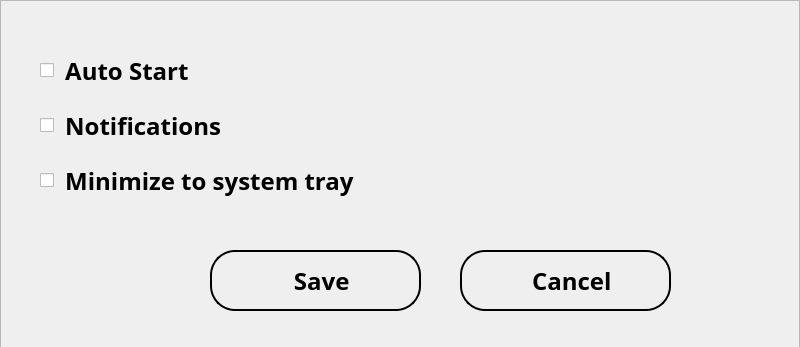
<?xml version="1.0" encoding="UTF-8"?>
<ui version="4.0">
 <class>MainWindow</class>
 <widget class="QDialog" name="MainWindow">
  <property name="geometry">
   <rect>
    <x>0</x>
    <y>0</y>
    <width>800</width>
    <height>347</height>
   </rect>
  </property>
  <property name="windowTitle">
   <string>Settings - Task Buddy</string>
  </property>
  <widget class="QWidget" name="centralwidget" native="true">
   <property name="geometry">
    <rect>
     <x>0</x>
     <y>0</y>
     <width>800</width>
     <height>347</height>
    </rect>
   </property>
   <widget class="QWidget" name="widget" native="true">
    <property name="geometry">
     <rect>
      <x>0</x>
      <y>0</y>
      <width>800</width>
      <height>347</height>
     </rect>
    </property>
    <widget class="QFrame" name="frame">
     <property name="geometry">
      <rect>
       <x>0</x>
       <y>0</y>
       <width>800</width>
       <height>400</height>
      </rect>
     </property>
     <property name="frameShape">
      <enum>QFrame::StyledPanel</enum>
     </property>
     <property name="frameShadow">
      <enum>QFrame::Raised</enum>
     </property>
     <widget class="QLabel" name="bg">
      <property name="geometry">
       <rect>
        <x>0</x>
        <y>0</y>
        <width>800</width>
        <height>347</height>
       </rect>
      </property>
      <property name="text">
       <string/>
      </property>
      <property name="pixmap">
       <pixmap>resources/bg.jpg</pixmap>
      </property>
      <property name="scaledContents">
       <bool>true</bool>
      </property>
     </widget>
     <widget class="QCheckBox" name="notifications">
      <property name="geometry">
       <rect>
        <x>40</x>
        <y>90</y>
        <width>211</width>
        <height>71</height>
       </rect>
      </property>
      <property name="font">
       <font>
        <family>Trebuchet MS</family>
        <pointsize>18</pointsize>
        <weight>75</weight>
        <bold>true</bold>
       </font>
      </property>
      <property name="text">
       <string> Notifications</string>
      </property>
     </widget>
     <widget class="QCheckBox" name="autostart">
      <property name="geometry">
       <rect>
        <x>40</x>
        <y>40</y>
        <width>171</width>
        <height>61</height>
       </rect>
      </property>
      <property name="font">
       <font>
        <family>Trebuchet MS</family>
        <pointsize>18</pointsize>
        <weight>75</weight>
        <bold>true</bold>
       </font>
      </property>
      <property name="text">
       <string> Auto Start</string>
      </property>
     </widget>
     <widget class="QCheckBox" name="minimize">
      <property name="geometry">
       <rect>
        <x>40</x>
        <y>150</y>
        <width>381</width>
        <height>61</height>
       </rect>
      </property>
      <property name="font">
       <font>
        <family>Trebuchet MS</family>
        <pointsize>18</pointsize>
        <weight>75</weight>
        <bold>true</bold>
       </font>
      </property>
      <property name="text">
       <string> Minimize to system tray</string>
      </property>
     </widget>
     <widget class="QPushButton" name="pushButton">
      <property name="geometry">
       <rect>
        <x>210</x>
        <y>250</y>
        <width>211</width>
        <height>61</height>
       </rect>
      </property>
      <property name="font">
       <font>
        <family>Trebuchet MS</family>
        <pointsize>18</pointsize>
        <weight>75</weight>
        <bold>true</bold>
       </font>
      </property>
      <property name="styleSheet">
       <string notr="true">QPushButton {
    background-color: transparent;
    border: 2px solid black;
    border-radius: 25px;
}

QPushButton:hover {
    background-color: rgba(0, 0, 255, 50);
    border: 2px solid #000080;
    transition: background-color 0.3s, border 0.3s;
}</string>
      </property>
      <property name="text">
       <string>  Save</string>
      </property>
      <property name="icon">
       <iconset>
        <normaloff>resources/save.png</normaloff>resources/save.png</iconset>
      </property>
      <property name="iconSize">
       <size>
        <width>30</width>
        <height>30</height>
       </size>
      </property>
     </widget>
     <widget class="QPushButton" name="pushButton_2">
      <property name="geometry">
       <rect>
        <x>460</x>
        <y>250</y>
        <width>211</width>
        <height>61</height>
       </rect>
      </property>
      <property name="font">
       <font>
        <family>Trebuchet MS</family>
        <pointsize>18</pointsize>
        <weight>75</weight>
        <bold>true</bold>
       </font>
      </property>
      <property name="styleSheet">
       <string notr="true">QPushButton {
    background-color: transparent;
    border: 2px solid black;
    border-radius: 25px;
}

QPushButton:hover {
    background-color: rgba(0, 0, 255, 50);
    border: 2px solid #000080;
    transition: background-color 0.3s, border 0.3s;
}</string>
      </property>
      <property name="text">
       <string>  Cancel</string>
      </property>
      <property name="icon">
       <iconset>
        <normaloff>resources/cancel.png</normaloff>resources/cancel.png</iconset>
      </property>
      <property name="iconSize">
       <size>
        <width>30</width>
        <height>30</height>
       </size>
      </property>
     </widget>
    </widget>
   </widget>
  </widget>
 </widget>
 <resources/>
 <connections/>
</ui>
